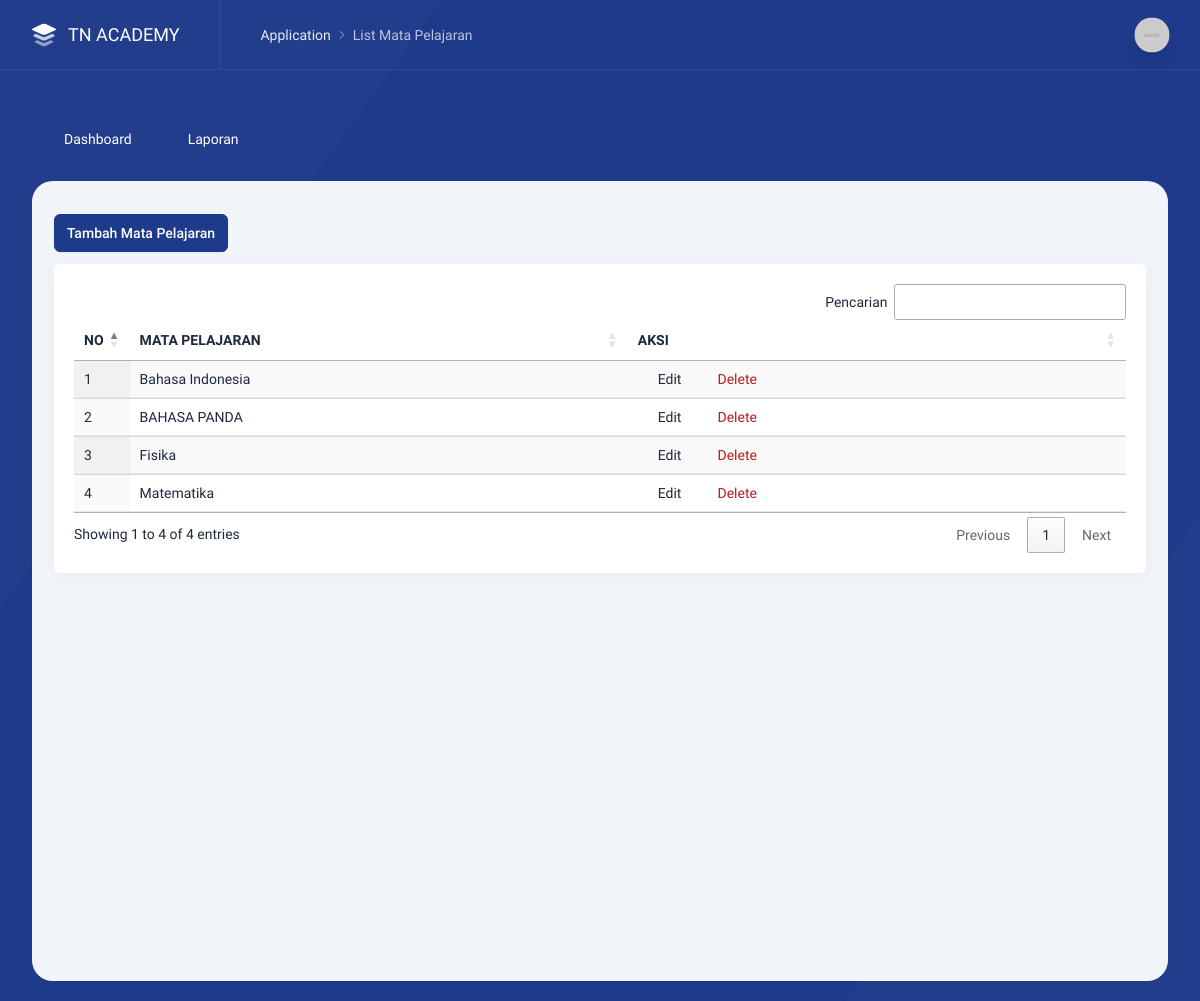
/index.php/admin/mapel, run on an earlier commit of the app's database.
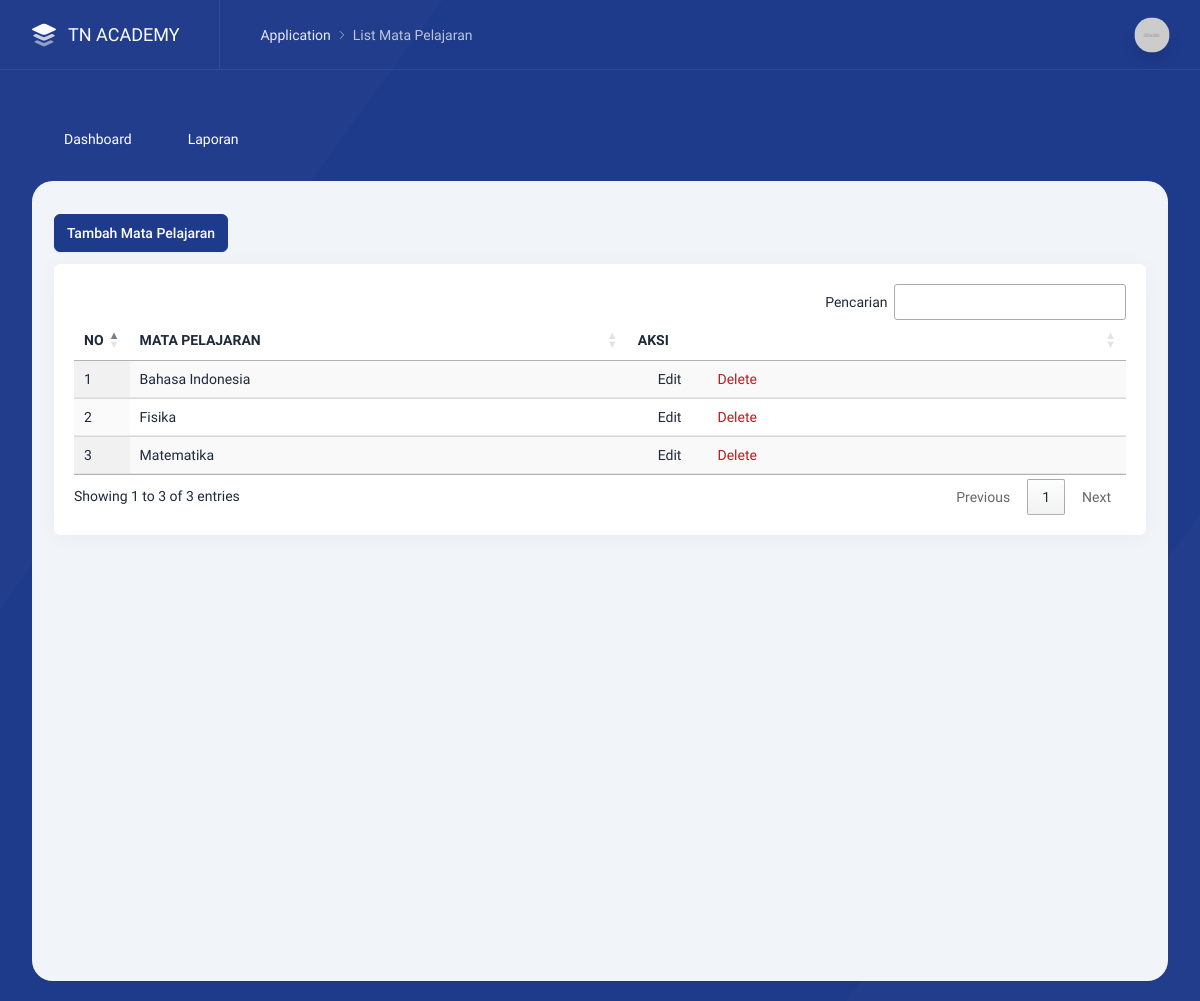
And on a later commit of the database.
### tables this page shows
CREATE TABLE `mapel` (
  `id_mapel` int NOT NULL,
  `nama_mapel` varchar(150) NOT NULL
);

### application/libraries/template.php (called while the page is built, shortened)
<?php
class Template{
    var $template_data = array();
    function set($name, $value){
        $this->template_data[$name] = $value;
    }
    function load($template = '', $view = '' , $view_data = array(), $return = FALSE){
        $this->CI =& get_instance();
        $this->set('contents', $this->CI->load->view($view, $view_data, TRUE));
        return $this->CI->load->view($template, $this->template_data, $return);
    }
}

### application/controllers/admin/Mapel.php (called while the page is built, shortened)
<?php
class Mapel extends MY_Controller {
    public function index()
    {
        $data = array(
            'mapel'      => $this->Mapel_model->get_all(),
            'title'      => 'List Mata Pelajaran',
        );
        $this->template->load('template','master/mapel',$data);
    }
}

### index.php (called while the page is built, shortened)
<?php
require_once BASEPATH.'core/CodeIgniter.php';

### application/models/Mapel_model.php (called while the page is built, shortened)
<?php
class Mapel_model extends CI_Model {
	public function get_all(){
		$this->db->from('mapel')->order_by('nama_mapel','ASC');
		return $this->db->get()->result_array();
	}
}

### application/views/master/mapel.php (the view, shortened to what this page needs)
<div class="text-left">
    <a href="javascript:;" data-tw-toggle="modal" data-tw-target="#addMapel" class="btn btn-primary">
        Tambah Mata Pelajaran
    </a>
</div>
<div class="intro-y box mt-3">
    <div class="p-5">
        <div class="preview">
            <div class="overflow-x-auto">
                <table id="example1" class="table table-auto display datatable w-full">
                    <thead class="bg-gray-100">
                        <tr>
                            <th class="border-b-2">NO</th>
                            <th class="border-b-2">MATA PELAJARAN</th>
                            <th class="border-b-2">AKSI</th>
                        </tr>
                    </thead>
                    <tbody>
                        <?php $no=1; foreach ($mapel as $ma) { ?>
                        <tr>
                            <td><?= $no ?></td>
                            <td><?= $ma['nama_mapel'] ?></td>
                            <td>
                                <div class="flex space-x-10">
                                    <a class="flex text-blue-500 mr-4" href="javascript:;"
                                       data-tw-toggle="modal" data-tw-target="#edit<?= $ma['id_mapel'] ?>">
                                        <i data-lucide="edit" class="w-4 h-4 mr-1"></i> Edit
                                    </a>
                                    <a class="flex text-danger delete-btn" href="javascript:;"
                                       onclick="confirmDelete('<?= site_url('admin/mapel/delete/'.$ma['id_mapel']) ?>')">
                                        <i data-lucide="trash-2" class="w-4 h-4 mr-1"></i> Delete
                                    </a>
                                </div>
                            </td>
                        </tr>
                        <?php $no++; } ?>
                    </tbody>
                </table>
            </div>
        </div>
    </div>
</div>

What changed in the data, as far as the page shows it:
removed mapel: nama_mapel "BAHASA PANDA"
Also different on the page:
text written by a page script: "Pencarian Showing 1 to 4 of 4 entries Previous 1 Next" → "Pencarian Showing 1 to 3 of 3 entries Previous 1 Next"
